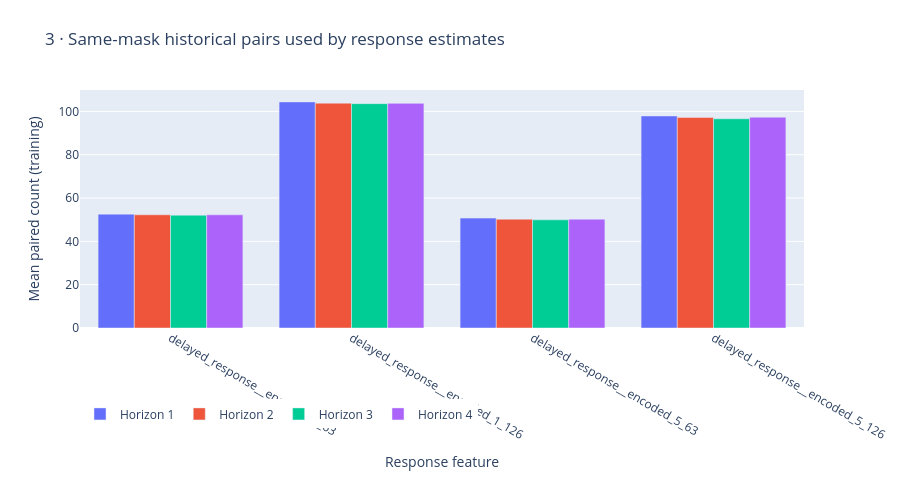

The notebook cell this image was saved under:
### Markdown cell above
## Estimate from matched pairs

The same finite sample enters every mean, variance and covariance. More observations do not prove more independent information.

### Code cell
figures[2].show()

### Figure 1 — Plotly figure (JSON) as saved in the notebook; plotly's stock layout.template omitted (floating-point values rounded to 4 significant figures)
{"data": [{"name": "Horizon 1", "type": "bar", "x": ["delayed_response__encoded_1_63", "delayed_response__encoded_1_126", "delayed_response__encoded_5_63", "delayed_response__encoded_5_126"], "y": [52.57, 104.4, 50.74, 97.9]}, {"name": "Horizon 2", "type": "bar", "x": ["delayed_response__encoded_1_63", "delayed_response__encoded_1_126", "delayed_response__encoded_5_63", "delayed_response__encoded_5_126"], "y": [52.26, 103.8, 50.24, 97.24]}, {"name": "Horizon 3", "type": "bar", "x": ["delayed_response__encoded_1_63", "delayed_response__encoded_1_126", "delayed_response__encoded_5_63", "delayed_response__encoded_5_126"], "y": [52.08, 103.6, 49.93, 96.59]}, {"name": "Horizon 4", "type": "bar", "x": ["delayed_response__encoded_1_63", "delayed_response__encoded_1_126", "delayed_response__encoded_5_63", "delayed_response__encoded_5_126"], "y": [52.25, 103.7, 50.23, 97.33]}], "layout": {"height": 480, "legend": {"orientation": "h", "y": -0.3}, "margin": {"b": 100, "l": 80, "r": 35, "t": 90}, "title": {"text": "3 · Same-mask historical pairs used by response estimates"}, "xaxis": {"title": {"text": "Response feature"}}, "yaxis": {"title": {"text": "Mean paired count (training)"}}}}
